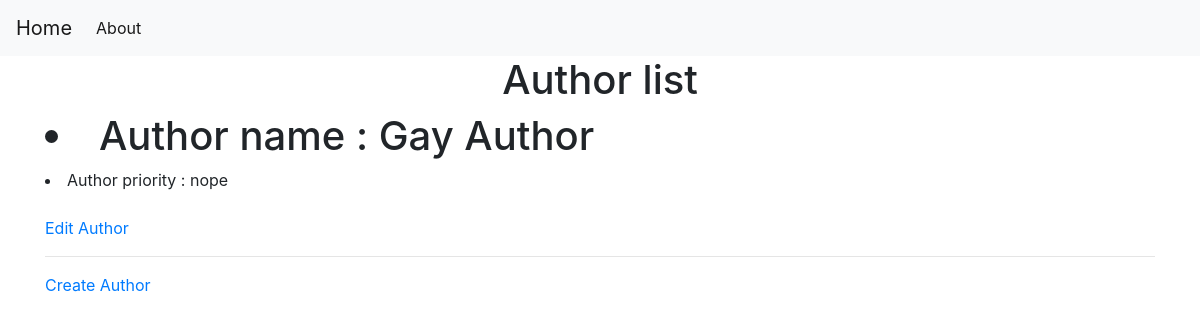
/author, run on an earlier commit of the app's database.
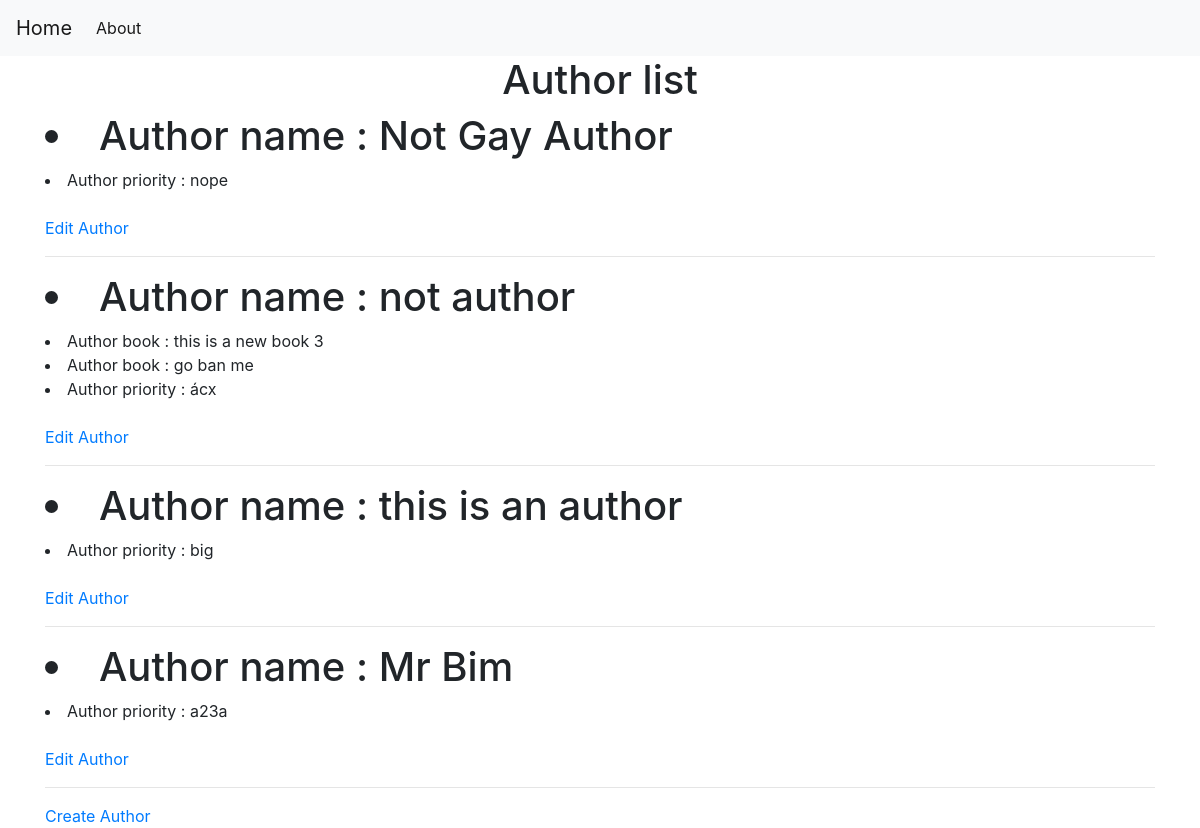
And on a later commit of the database.
### tables this page shows
CREATE TABLE author (
    authorid INTEGER PRIMARY KEY ,
    name TEXT NOT NULL,
    priority TEXT NOT NULL
);

CREATE TABLE book (
    bookid INTEGER PRIMARY KEY ,
    title TEXT NOT NULL,
    authorid INTEGER,
    FOREIGN KEY(authorid) REFERENCES author(authorid)
);

### app.py (the view)
@app.route('/author')
def showauthor():
    conn = get_db_connection()
    authors = conn.execute('SELECT * FROM author').fetchall()
    books = conn.execute('SELECT * FROM book').fetchall()
    conn.close()
    return render_template('show_author.html', authors=authors,books=books)

### app.py (called while the page is built)
def get_db_connection():
    conn = sqlite3.connect('database.db')
    conn.row_factory = sqlite3.Row
    return conn

### templates/show_author.html (shortened to what this page needs)
{% extends 'base.html' %}
{% block content %}
    <h1>{% block title %} <center> Author list </center> {% endblock %}</h1>
    {% for author in authors %}
            <h1><li>Author name : {{ author.name }}</li></h1>
            {% for book in books %}
                {% if book.authorid == author.authorid %}
                    <li>Author book : {{ book.title }}</li>
                {% endif%}
            {% endfor %}
            <li>Author priority : {{ author.priority }}</li>
            <br>
            <a href="{{ url_for('editauthor',id= author.authorid) }}">Edit Author</a>
        <hr>
    {% endfor %}
    <a href="{{ url_for('createauthor')}}">Create Author</a>
{% endblock %}

What changed in the data, as far as the page shows it:
removed author: name "Gay Author", priority "nope"
added author: name "Not Gay Author", priority "nope"
added author: name "not author", priority "ácx"
added book: title "this is a new book 3"
added book: title "go ban me"
added author: name "this is an author", priority "big"
added author: name "Mr Bim", priority "a23a"
